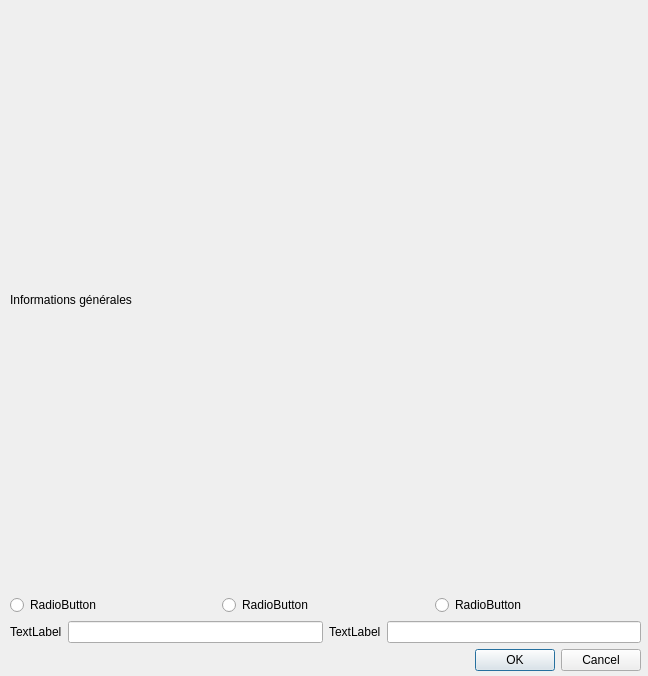
<?xml version="1.0" encoding="UTF-8"?>
<ui version="4.0">
 <class>DialogInfoPatient</class>
 <widget class="QDialog" name="DialogInfoPatient">
  <property name="geometry">
   <rect>
    <x>0</x>
    <y>0</y>
    <width>648</width>
    <height>676</height>
   </rect>
  </property>
  <property name="windowTitle">
   <string>Dialog</string>
  </property>
  <widget class="QWidget" name="verticalLayoutWidget">
   <property name="geometry">
    <rect>
     <x>10</x>
     <y>10</y>
     <width>631</width>
     <height>661</height>
    </rect>
   </property>
   <layout class="QVBoxLayout" name="verticalLayout">
    <item>
     <widget class="QLabel" name="label">
      <property name="text">
       <string>Informations générales</string>
      </property>
     </widget>
    </item>
    <item>
     <layout class="QHBoxLayout" name="horizontalLayout">
      <item>
       <widget class="QRadioButton" name="radioButton_2">
        <property name="text">
         <string>RadioButton</string>
        </property>
       </widget>
      </item>
      <item>
       <widget class="QRadioButton" name="radioButton_3">
        <property name="text">
         <string>RadioButton</string>
        </property>
       </widget>
      </item>
      <item>
       <widget class="QRadioButton" name="radioButton">
        <property name="text">
         <string>RadioButton</string>
        </property>
       </widget>
      </item>
     </layout>
    </item>
    <item>
     <layout class="QHBoxLayout" name="horizontalLayout_2">
      <item>
       <widget class="QLabel" name="label_2">
        <property name="text">
         <string>TextLabel</string>
        </property>
       </widget>
      </item>
      <item>
       <widget class="QLineEdit" name="lineEdit"/>
      </item>
      <item>
       <widget class="QLabel" name="label_3">
        <property name="text">
         <string>TextLabel</string>
        </property>
       </widget>
      </item>
      <item>
       <widget class="QLineEdit" name="lineEdit_2"/>
      </item>
     </layout>
    </item>
    <item>
     <widget class="QDialogButtonBox" name="buttonBox">
      <property name="orientation">
       <enum>Qt::Horizontal</enum>
      </property>
      <property name="standardButtons">
       <set>QDialogButtonBox::Cancel|QDialogButtonBox::Ok</set>
      </property>
     </widget>
    </item>
   </layout>
  </widget>
 </widget>
 <resources/>
 <connections>
  <connection>
   <sender>buttonBox</sender>
   <signal>accepted()</signal>
   <receiver>DialogInfoPatient</receiver>
   <slot>accept()</slot>
   <hints>
    <hint type="sourcelabel">
     <x>248</x>
     <y>254</y>
    </hint>
    <hint type="destinationlabel">
     <x>157</x>
     <y>274</y>
    </hint>
   </hints>
  </connection>
  <connection>
   <sender>buttonBox</sender>
   <signal>rejected()</signal>
   <receiver>DialogInfoPatient</receiver>
   <slot>reject()</slot>
   <hints>
    <hint type="sourcelabel">
     <x>316</x>
     <y>260</y>
    </hint>
    <hint type="destinationlabel">
     <x>286</x>
     <y>274</y>
    </hint>
   </hints>
  </connection>
 </connections>
</ui>
